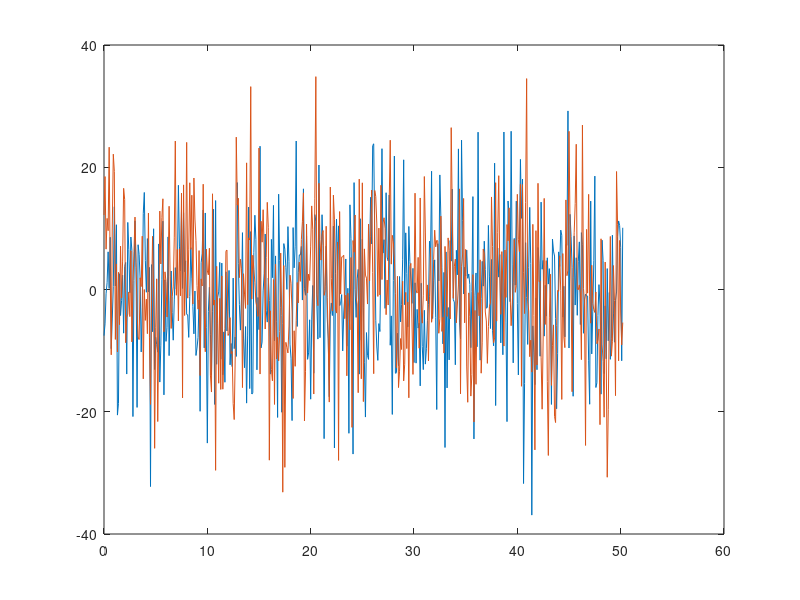
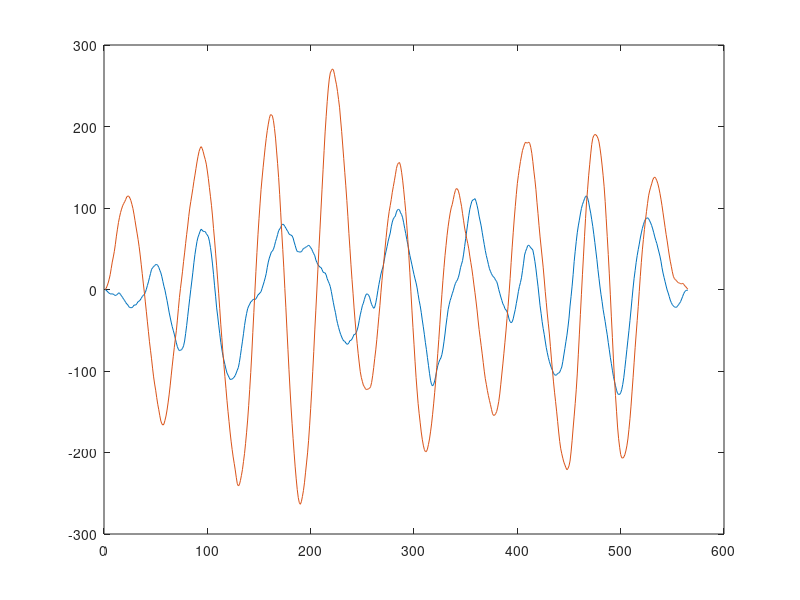

Recreate these plots in MATLAB, in order.
test = sin(0:0.1:2*pi);

t = 0:0.1:16*pi;
x = sin(t) + 10*randn(1,length(t));
y = 5*sin(t) + 10*randn(1,length(t));
figure
plot(t,[x; y]);
figure
plot([conv(x,test); conv(y,test)]');